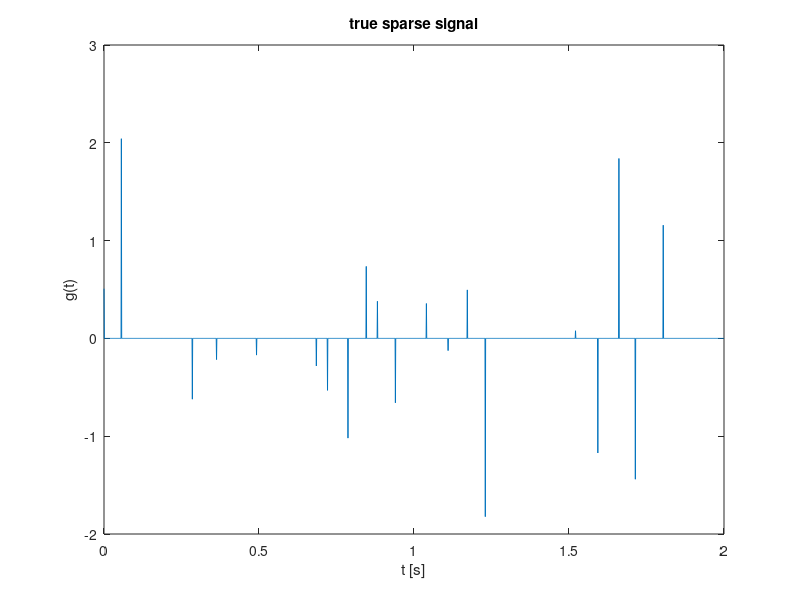
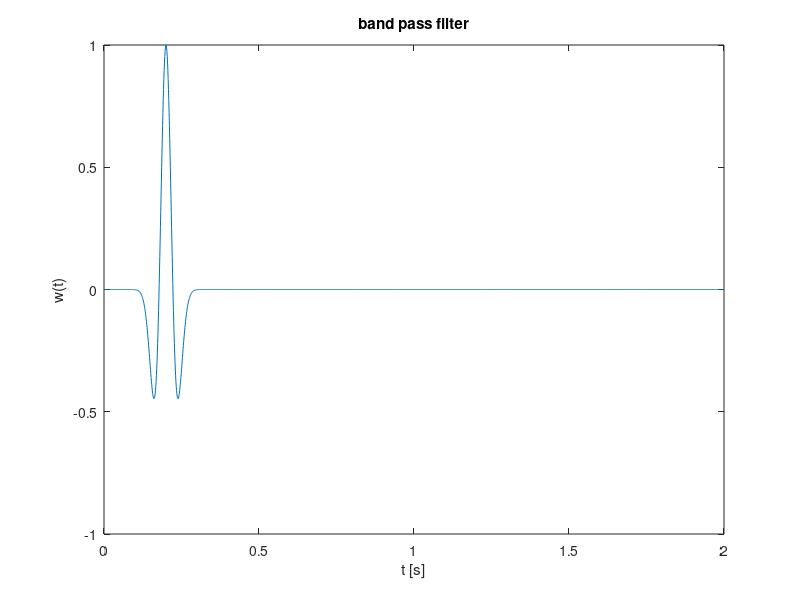

Here is the MATLAB script that generated these plots, in order: (Note: this script raises an error after producing the figures.)
%% add working path of tools and functions
%addpath(genpath('e:\research\Tools\spot-slim'))
% addpath(genpath('e:\research\Tools\pSPOT'))
cd ../../../../../pqnl1;
addpath(genpath(pwd))
rmpath(genpath('./minConF'))
cd ../experiments/help_spgl1/modifying/task12illconditioned
addpath(genpath(pwd))
cd ./convolution
rmpath('/Volumes/Users/linamiao/Dropbox/PQN/pqnl1/minConF/')


%% problem setting
% time axis
t = [0:.001:2]';
N = length(t);

% true signal g has approx k spikes with random amplitudes
k = 20;
g = zeros(N,1);
g(randi(N,k,1)) = randn(k,1);

% filter
w = (1-2*1e3*(t-.2).^2).*exp(-1e3*(t-.2).^2);

% plot
figure;
plot(t,g);
xlabel('t [s]');ylabel('g(t)');
title('true sparse signal')

figure;
plot(t,w);
xlabel('t [s]');ylabel('w(t)');
title('band pass filter')


% fourier transform of w
wf = fft(w);

% SPOT operator to perform convolution.
C = opDFT(N)'*opDiag(wf)*opDFT(N);
f = C*g;

% plot
figure;
plot(t,f);
xlabel('t [s]');ylabel('f(t)');
title('convolution result')




%% spgl1 and pqnl1
    %% lasso
    opts.iterations = 100;
    tau = norm(g,1);

    [x_spg,r_spg,g_spg,info_spg] = spgl1(C, f, tau, [], zeros(size(g)), opts);
    opts.iterations = 50;
    [x_pqn,r_pqn,g_pqn,info_pqn] = pqnl1_2(C, f, tau, [], zeros(size(g)), opts);

    figure; 
    subplot(3,1,1); plot(g); title('original sparse signal')
    subplot(3,1,2); plot(x_spg);title('x_spg')
    subplot(3,1,3); plot(x_pqn);title('x_pqn')
    
    %% BPDN
    % noisy signal
    f = C*g+ 1e-2*randn(N,1);

    % plot
    figure;
    plot(t,f);
    xlabel('t [s]');ylabel('f(t)');
    title('convolution result')
    
    opts.iterations = 100;
    

    [x_spg,r_spg,g_spg,info_spg] = spgl1(C, f, 0, 1e-2, zeros(size(g)), opts);
    [x_pqn,r_pqn,g_pqn,info_pqn] = pqnl1_2(C, f, 0, 1-2, zeros(size(g)), opts);

    figure; 
    subplot(3,1,1); plot(g); title('original sparse signal')
    subplot(3,1,2); plot(x_spg);title('x_spg')
    subplot(3,1,3); plot(x_pqn);title('x_pqn')

    figure('Name','Solution paths')
    plot(info_spg.xNorm1,info_spg.rNorm2,info_pqn.xNorm1,info_pqn.rNorm2);hold on
    scatter(info_spg.xNorm1,info_spg.rNorm2);
    scatter(info_pqn.xNorm1,info_pqn.rNorm2);hold off
    legend('spg','pqn')
    axis tight



    

